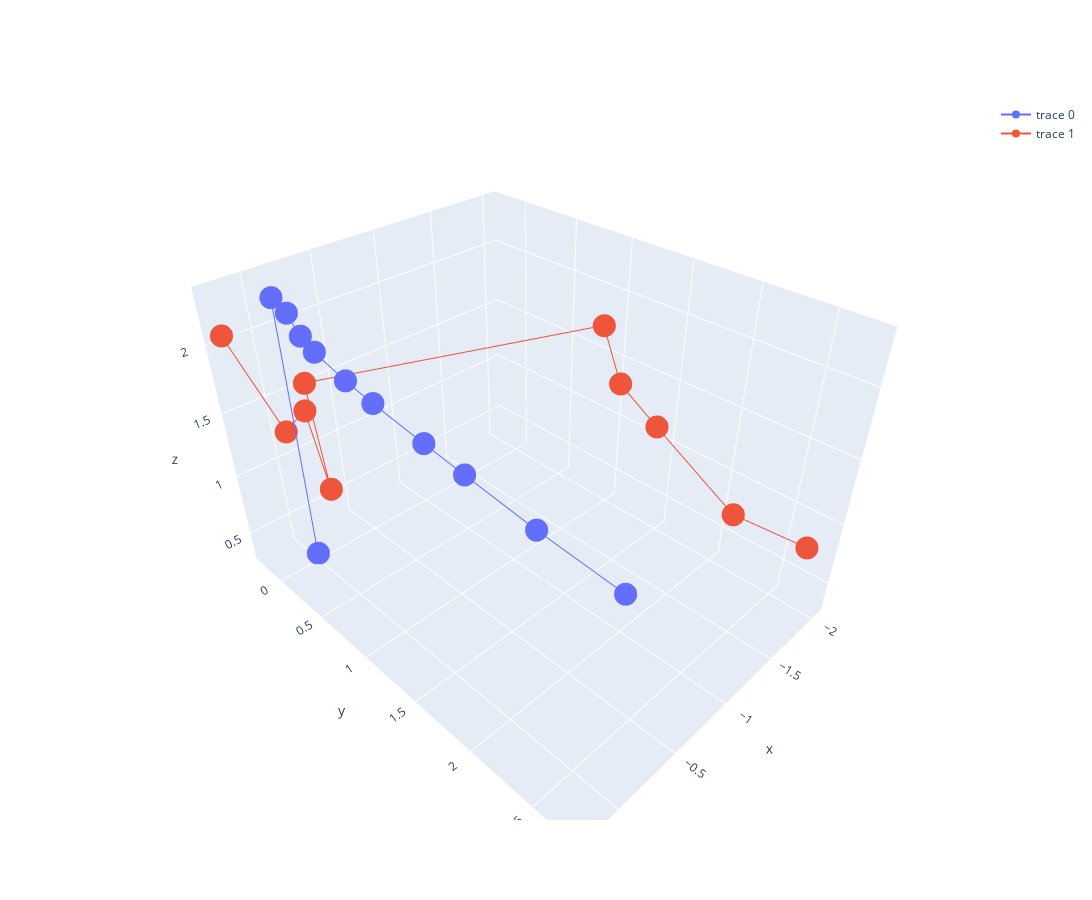

The cell this chart's notebook holds for it:
### Code cell
# Plot trajectories
est_traj_trace = go.Scatter3d(x=traj_est[:,0], y=traj_est[:,1], z=traj_est[:,2])
fig = go.Figure(data=[gt_traj_trace, est_traj_trace])
fig.update_layout(width=1500, height=900, scene=dict(aspectmode='data'))
fig.show()

### Figure 1 — Plotly figure (JSON) as saved in the notebook; plotly's stock layout.template omitted (floating-point values rounded to 4 significant figures)
{"data": [{"type": "scatter3d", "x": [0, 0, -0.0009242, -3.508e-06, -0.0003188, -0.000674, -0.0005512, -0.0002262, -8.462e-05, 8.101e-06, -0.01695], "y": [0, 0, 0.151, 0.2699, 0.3997, 0.6919, 0.9405, 1.374, 1.693, 2.205, 2.744], "z": [0.3186, 2.317, 2.267, 2.162, 2.105, 2.034, 1.993, 1.935, 1.897, 1.837, 1.776]}, {"type": "scatter3d", "x": [0.2453, 0.01583, -0.08019, -0.1085, 0.1465, -2.005, -2.05, -2.04, -2.022, -1.904], "y": [-0.2368, -0.1017, 0.01786, 0.1406, 0.4937, 0.8942, 1.039, 1.401, 2.119, 2.728], "z": [2.068, 1.329, 1.502, 0.9161, 1.998, 1.743, 1.313, 1.113, 0.7302, 0.8765]}], "layout": {"height": 900, "scene": {"aspectmode": "data"}, "width": 1500}}
